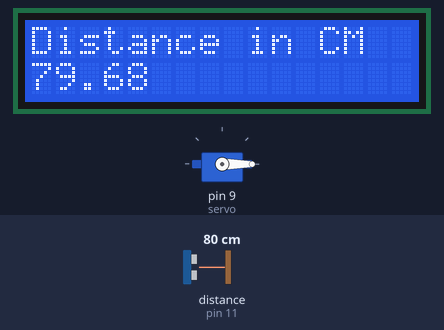
Recording of a sketch running on a simulated Arduino Uno, built with avr-gcc and run on an emulated ATmega328P. Shown: 16×2 character LCD, servo. Wiring (inferred from the names in the program): ultrasonic range finder: trigger pin 7; echo pin 11. The test bench sets the inputs (shaded band); at power-on: distance to the obstacle (sensor on pin 11) 80 cm. The echo pulse lasts 58.3 µs per cm; what the sketch prints to the serial monitor is not drawn.

Above: at 1.2 s.
1.3 s: distance to the obstacle (sensor on pin 11) set to 33 cm
At 3.3 s:
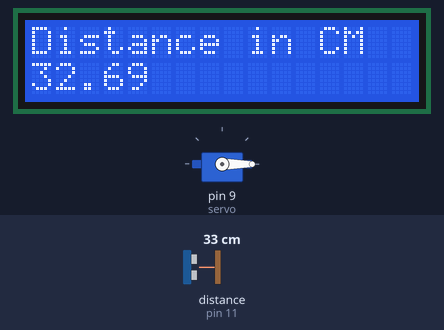
3.6 s: distance to the obstacle (sensor on pin 11) set to 27 cm
At 5.3 s:
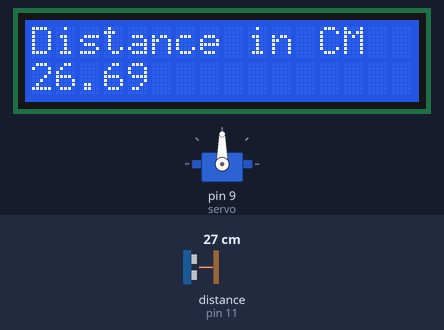
7.7 s: distance to the obstacle (sensor on pin 11) set to 2 cm
At 11.4 s:
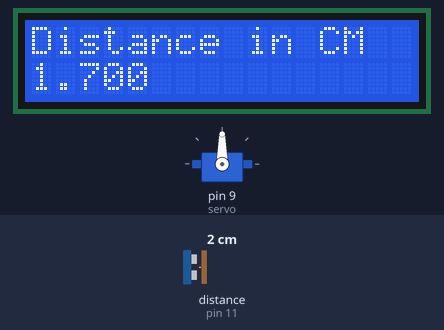
Timing chart, 0 to 17.7 s (numbered marks = the images above; inputs shaded):
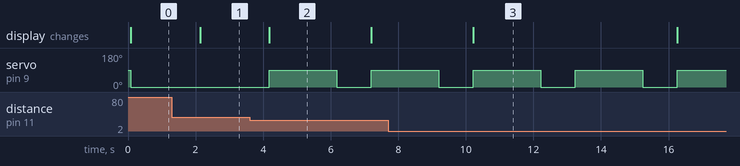

The sketch:

smart_dust_bin.ino
```cpp
#include <Servo.h>

#include <Adafruit_LiquidCrystal.h>


//LiquidCrystal lcd = LiquidCrystal(10,9,8,7,6,5); // Create an LCD object. Parameters: (RS, E, D4, D5, D6, D7):

Servo servo;

Adafruit_LiquidCrystal lcd(0);

const int trigPin = 7;
const int echoPin = 11;
float time, distance;
void setup()
{
    lcd.begin(16, 2); // Specify the LCD's number of columns and rows. Change to (20, 4) for a 20x4 LCD
    pinMode(trigPin, OUTPUT);
  pinMode(echoPin, INPUT);
  Serial.begin(9600);
    servo.attach(9);

}

void loop()
{
digitalWrite(trigPin, LOW);
delayMicroseconds(2);
digitalWrite(trigPin, HIGH);
delayMicroseconds(10);
digitalWrite(trigPin, LOW);

time = pulseIn(echoPin, HIGH);

distance = (time*.0343)/2;

// For Serial Monitor

Serial.print("Distance:CM ");

Serial.println(distance);


 // For LCD Display
lcd.setCursor(0,0);

lcd.print("Distance in CM");

lcd.setCursor(0,1);

lcd.print(distance);


if (distance < 30){

  servo.write(90);

  delay(2000);

  servo.write(0);

  delay(1000);
}

  else{

    servo.write(0);

    delay(1000);
  }


}
```

Measured:
- the behaviour switches between 31 and 30 cm on distance to the obstacle (sensor on pin 11) (found by bisection; images 1 and 2)
- after the input at 1.3 s, the display: changes after 0.84 s (image 1)
- after the input at 3.6 s, servo on pin 9 (servo): 0° → 90° after 0.58 s, → 0° 2.0 s later, → 90° 1.0 s later; the display: changes after 0.58 s (image 2)
- after the input at 7.7 s, the display: changes after 2.5 s (image 3)
- what the display in image 2 shows lasts 3.0 s, from 4.2 s to 7.2 s
